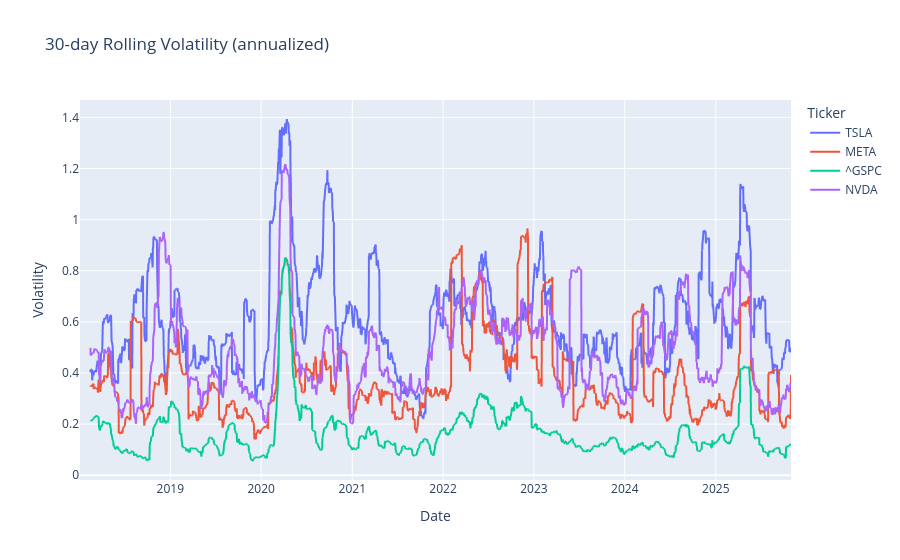

The code cell stored with this chart in its notebook:
### Code cell
plot_rolling_vol(daily_returns[non_index_cols], window=30, title="30-day Rolling Volatility (annualized)")

### Figure 1 — Plotly figure (JSON) as saved in the notebook; plotly's stock layout.template omitted (floating-point values rounded to 4 significant figures; data arrays with more than 128 entries replaced by an {"elided": "..."} marker saying what was removed)
{"data": [{"hovertemplate": "Ticker=TSLA<br>Date=%{x}<br>Volatility=%{y}<extra></extra>", "legendgroup": "TSLA", "line": {"color": "#636efa", "dash": "solid"}, "marker": {"symbol": "circle"}, "mode": "lines", "name": "TSLA", "showlegend": true, "type": "scattergl", "x": {"elided": "1968 str values"}, "xaxis": "x", "y": {"elided": "1968 float values"}, "yaxis": "y"}, {"hovertemplate": "Ticker=META<br>Date=%{x}<br>Volatility=%{y}<extra></extra>", "legendgroup": "META", "line": {"color": "#EF553B", "dash": "solid"}, "marker": {"symbol": "circle"}, "mode": "lines", "name": "META", "showlegend": true, "type": "scattergl", "x": {"elided": "1968 str values"}, "xaxis": "x", "y": {"elided": "1968 float values"}, "yaxis": "y"}, {"hovertemplate": "Ticker=^GSPC<br>Date=%{x}<br>Volatility=%{y}<extra></extra>", "legendgroup": "^GSPC", "line": {"color": "#00cc96", "dash": "solid"}, "marker": {"symbol": "circle"}, "mode": "lines", "name": "^GSPC", "showlegend": true, "type": "scattergl", "x": {"elided": "1968 str values"}, "xaxis": "x", "y": {"elided": "1968 float values"}, "yaxis": "y"}, {"hovertemplate": "Ticker=NVDA<br>Date=%{x}<br>Volatility=%{y}<extra></extra>", "legendgroup": "NVDA", "line": {"color": "#ab63fa", "dash": "solid"}, "marker": {"symbol": "circle"}, "mode": "lines", "name": "NVDA", "showlegend": true, "type": "scattergl", "x": {"elided": "1968 str values"}, "xaxis": "x", "y": {"elided": "1968 float values"}, "yaxis": "y"}], "layout": {"legend": {"title": {"text": "Ticker"}, "tracegroupgap": 0}, "title": {"text": "30-day Rolling Volatility (annualized)"}, "xaxis": {"anchor": "y", "domain": [0, 1], "title": {"text": "Date"}}, "yaxis": {"anchor": "x", "domain": [0, 1], "title": {"text": "Volatility"}}}}
